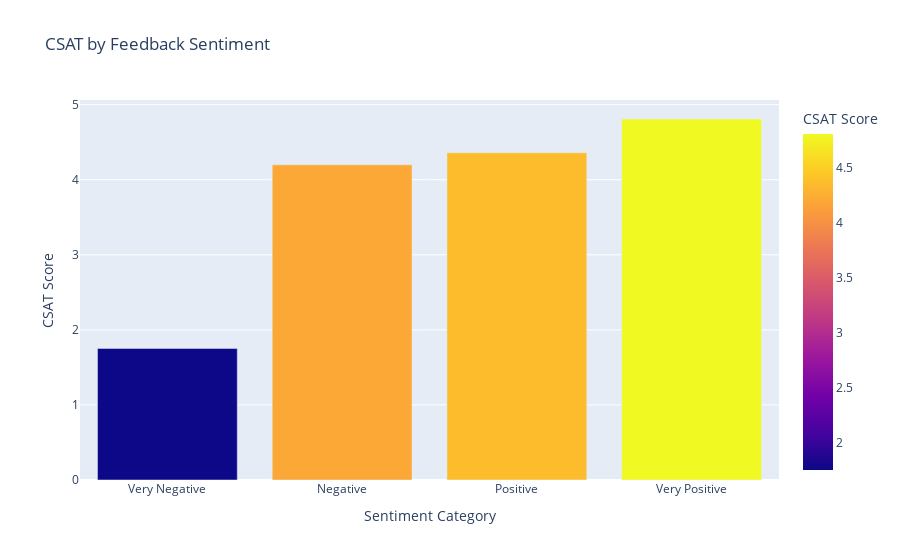

The code cell stored with this chart in its notebook:
### Markdown cell above
#### Chart - 8

### Code cell
# Compute sentiment polarity
df_clean['feedback_sentiment'] = df_clean['Customer Remarks'].apply(
    lambda x: TextBlob(str(x)).sentiment.polarity if pd.notna(x) else 0
)

# Bin polarity into categories
df_clean['Sentiment Category'] = pd.cut(
    df_clean['feedback_sentiment'], 
    bins=[-1, -0.5, 0, 0.5, 1], 
    labels=['Very Negative','Negative','Positive','Very Positive']
)

# Use df_clean here, NOT df
sentiment_stats = df_clean.groupby('Sentiment Category')['CSAT Score'].mean().reset_index()

# Plot
fig = px.bar(
    sentiment_stats, 
    x='Sentiment Category', 
    y='CSAT Score', 
    color='CSAT Score',
    title='CSAT by Feedback Sentiment'
)
fig.show()

### Figure 1 — Plotly figure (JSON) as saved in the notebook; plotly's stock layout.template omitted (floating-point values rounded to 4 significant figures)
{"data": [{"hovertemplate": "Sentiment Category=%{x}<br>CSAT Score=%{marker.color}<extra></extra>", "legendgroup": "", "marker": {"color": [1.753, 4.198, 4.359, 4.809], "coloraxis": "coloraxis", "pattern": {"shape": ""}}, "name": "", "orientation": "v", "showlegend": false, "textposition": "auto", "type": "bar", "x": ["Very Negative", "Negative", "Positive", "Very Positive"], "xaxis": "x", "y": [1.753, 4.198, 4.359, 4.809], "yaxis": "y"}], "layout": {"barmode": "relative", "coloraxis": {"colorbar": {"title": {"text": "CSAT Score"}}, "colorscale": [[0, "#0d0887"], [0.1111, "#46039f"], [0.2222, "#7201a8"], [0.3333, "#9c179e"], [0.4444, "#bd3786"], [0.5556, "#d8576b"], [0.6667, "#ed7953"], [0.7778, "#fb9f3a"], [0.8889, "#fdca26"], [1, "#f0f921"]]}, "legend": {"tracegroupgap": 0}, "title": {"text": "CSAT by Feedback Sentiment"}, "xaxis": {"anchor": "y", "domain": [0, 1], "title": {"text": "Sentiment Category"}}, "yaxis": {"anchor": "x", "domain": [0, 1], "title": {"text": "CSAT Score"}}}}
